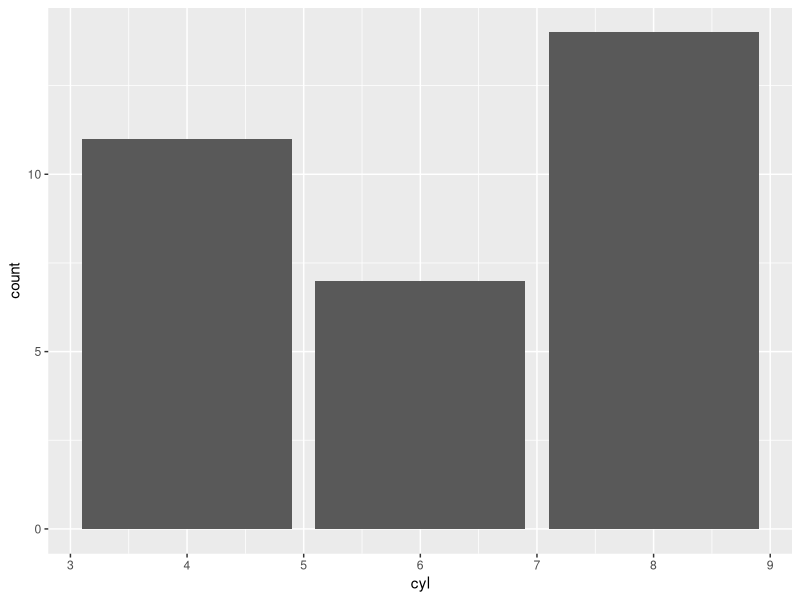
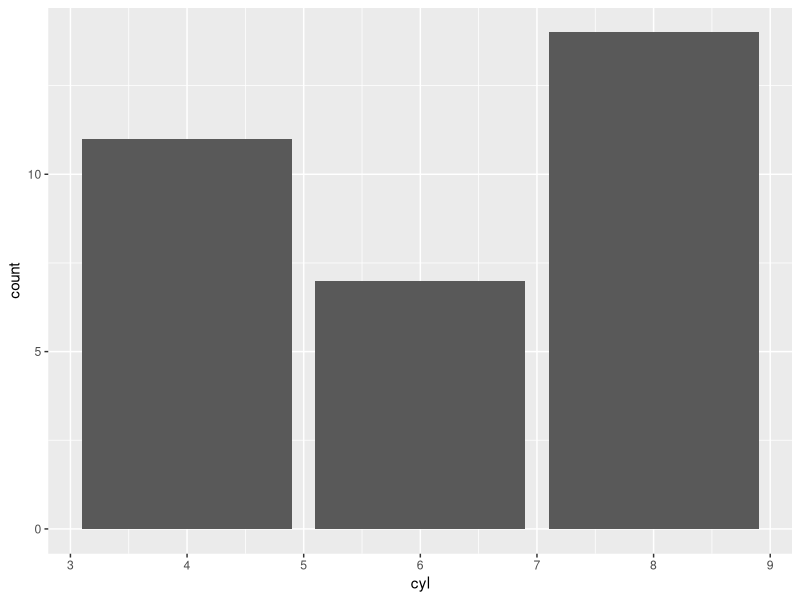

The R script that drew these images, in order:
## ---- chunk 1

6 * 5.5

## ---- chunk 2

14 * (1/46) + 4 * (4/46)


## ---- chunk 3

## open the data.table app for data management
library(data.table)

## open the ggplot2 app for graphing
library(ggplot2)

## ---- chunk 4

## convert mtcars dataset to a data.table
d <- as.data.table(mtcars)

## view the first few rows of the data
head(d)

## view only cars that get over 30 mpg
d[mpg > 30]

## ---- chunk 5

## bar plot
ggplot(d, aes(cyl)) + 
  geom_bar()

## ---- chunk 6

## bar plot
ggplot(d, aes(cyl)) + 
  geom_bar()

